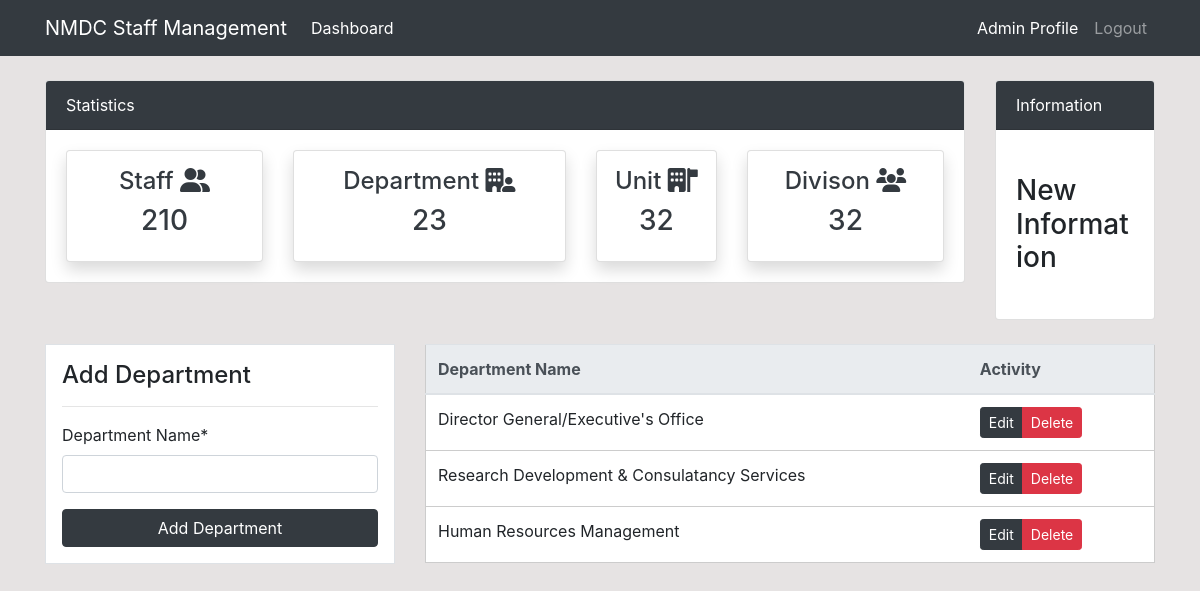
The app's page /department/ (signed in) with its own data.
### dashboard/models.py (models this page shows, shortened)
class Department(models.Model):
    Department_Name = models.CharField(max_length=100,null=True)
    class Meta:
        verbose_name_plural = 'Department'

### dashboard/views.py (the view)
# urls.py: path('department/',views.department, name='dashboard-department'),
@login_required
def department(request):
    items = Department.objects.all()
    if request.method == 'POST':
        form = DepartmentForm(request.POST)
        if form.is_valid():
            form.save()
            return redirect('dashboard-department')
    else:
        form = DepartmentForm()
    context = {
        'items': items,
        'form':form,
    }
    return render(request,'dashboard/department.html',context)

### dashboard/forms.py
class DepartmentForm(forms.ModelForm):
    class Meta:
        model = Department
        fields = ['Department_Name']

### templates/dashboard/department.html (shortened to what this page needs)
{%extends 'partials/base.html'%}
{% load crispy_forms_tags %}
{%block content%}
{% include 'partials/topnav.html'%}
<div class="container">
  <div class="row my-4">
      <div class="col-md-4">
          <div class="border bg-white p-3">
              <h4>Add Department</h4>
              <hr>
              <form method='POST'>
                {{form|crispy}}
                  <input class="btn btn-dark btn-block" type="submit" value="Add Department">
              </form>
          </div>
      </div>
      <div class="col-md-8">
          <table class="table bg-white">
              <thead class="thead-light">
                  <tr class="text-white">
                      <th scope="col">Department Name</th>
                      <th scope="col">Activity</th>
                  </tr>
              </thead>
              <tbody>
                  <tr>
                    {%for item in items%}
                      <td>{{item.Department_Name}}</td>
                      <td>
                        <div class="btn-group mr-2" role="group" aria-label="First group">
                            <a class="btn btn-dark btn-sm" href="{% url 'dashboard-department-update' item.id %}">Edit</a>
                            <a class="btn btn-danger btn-sm" href="{% url 'dashboard-department-delete' item.id %}">Delete</a>
                        </div>
                      </td>
                  </tr>
                    {%endfor%}
              </tbody>
          </table>
      </div>
  </div>
</div>
{%endblock%}

### static/style.css (style rules this page uses)
body { background-color:rgb(230, 227, 227); }
* { margin: 0; padding: 0; box-sizing: border-box; }
table { width: 100%; border-collapse: collapse; border: 1px solid #ccc; }
th, td { padding: 10px; text-align: left; border-bottom: 1px solid #ccc; }

### records on screen
Department: Department_Name "Director General/Executive's Office"
Department: Department_Name "Research Development & Consulatancy Services"
Department: Department_Name "Human Resources Management"
